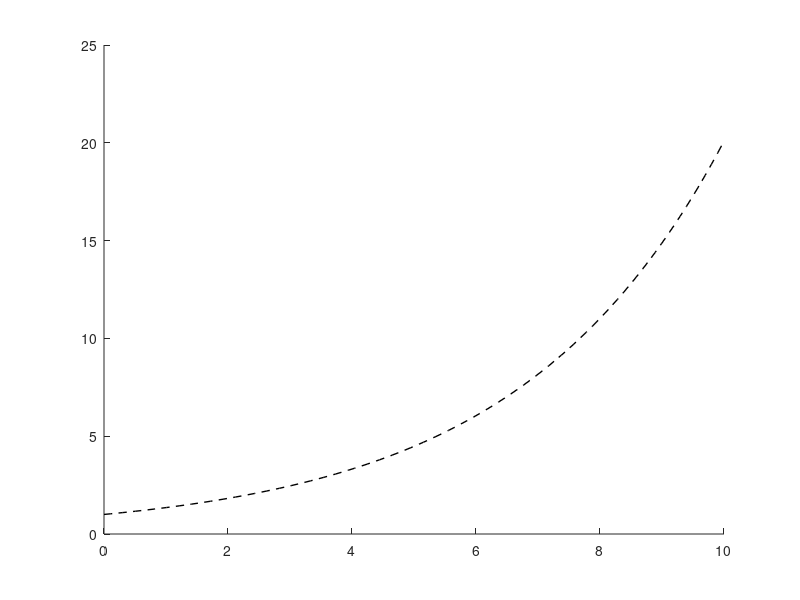

MATLAB code for this plot: (Note: this script raises an error after producing the figure.)
% make a quiver plot and plot one solution to exponential growth
% dy / dt = lambda y

% parameters
% ---

lambda = 0.3;
t_max = 10;

y0s = [1, 2, 4];

% plot
% ---

% matlab on Linux is kooky, please leave this figure size as is
figure('Visible', 'off', 'Position', [100, 100, 100, 100]);

% plot some solutions
hold on;
t_sol = linspace(0, t_max, 100);
for y0 = y0s
    y_sol = y0 * exp(lambda * t_sol);
    h = plot(t_sol, y_sol, 'k--', "LineWidth", 1);
    h.Color(4) = 0.1; % make faint
end

% create grid for quiver plot
y_max = t_max; % so it's square
t_range = linspace(0, t_max, 11);
y_range = linspace(0, y_max, 11);
[T, Y] = meshgrid(t_range, y_range);

% compute direction field (dt = 1, dy = lambda * y)
dT = ones(size(T));
dY = lambda * Y;

% plot quivers
quiver(T, Y, dT, dY, "AutoScale", "on", "Color", "b"); %, 0.5, 'Color', [0.7 0.7 0.7]);
hold off;

% decorate
title({"solutions to dy/dt = \lambda y", "for \lambda = 0.3"})
xlabel("time t")
ylabel("population size y(t)")
axis equal;

% I want to be able to see the y = 0 arrows
xlim([-1, t_max+1]);
ylim([-1, t_max+1]);

exportgraphics(gcf, 'expon_growth.pdf', 'ContentType', 'vector', 'BackgroundColor', 'none')

